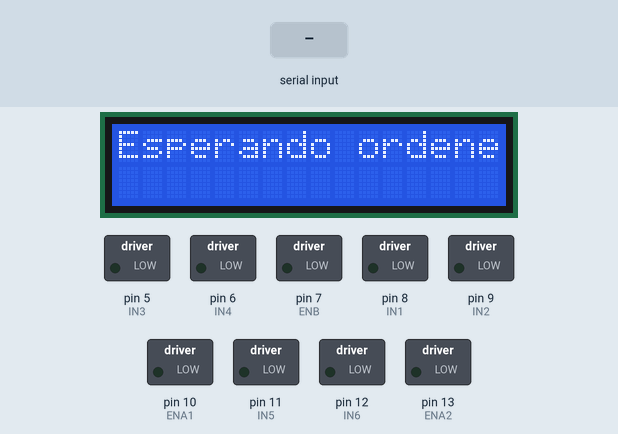
A sketch run on a simulated Arduino Uno, built with avr-gcc and run on an emulated ATmega328P. On the bench: 16×2 character LCD, switched loads named in the sketch (green lamp = pin HIGH). The inputs (shaded band) are chosen by the test bench.

Above: at 1.2 s.
1.3 s: "w" received over Serial
At 2.0 s:
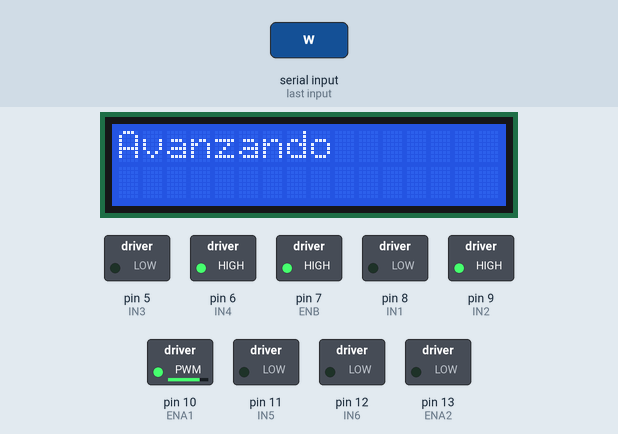
2.8 s: "s" received over Serial
At 3.2 s:
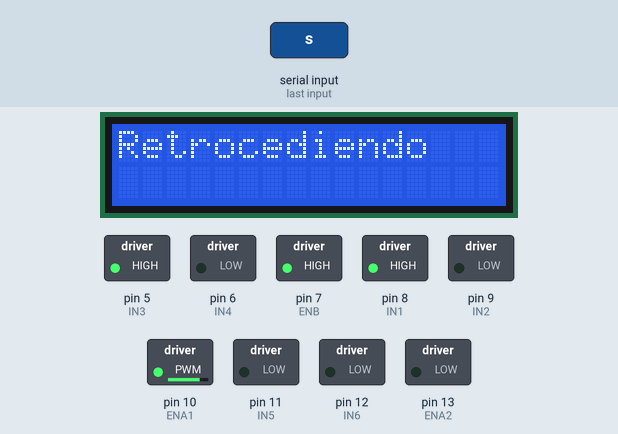
4.3 s: "a" received over Serial
At 5.5 s:
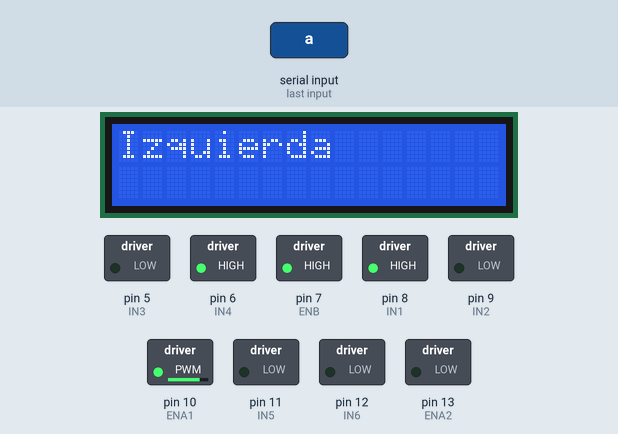
5.8 s: "d" received over Serial
At 6.5 s:
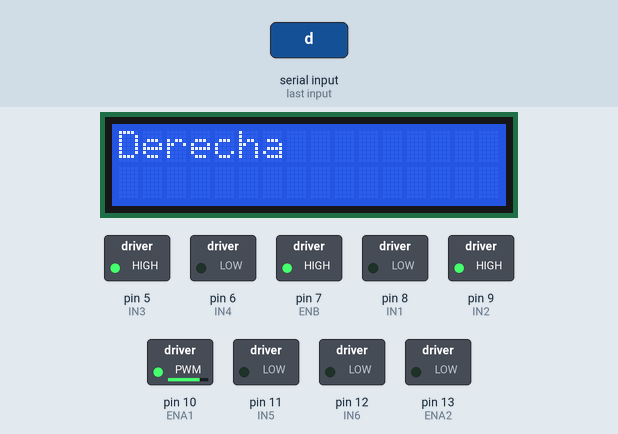
7.3 s: "i" received over Serial
At 7.7 s:
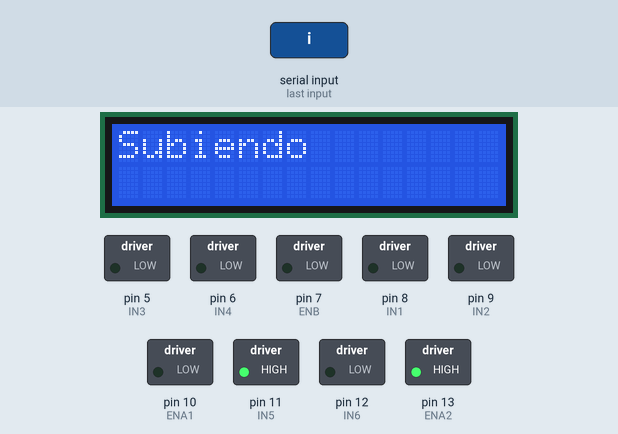
8.8 s: "k" received over Serial
At 10.0 s:
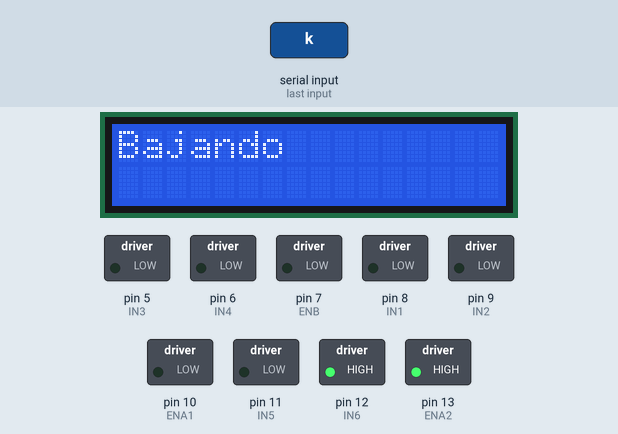
Timing chart, 0 to 11.3 s (numbered marks = the images above; inputs shaded):
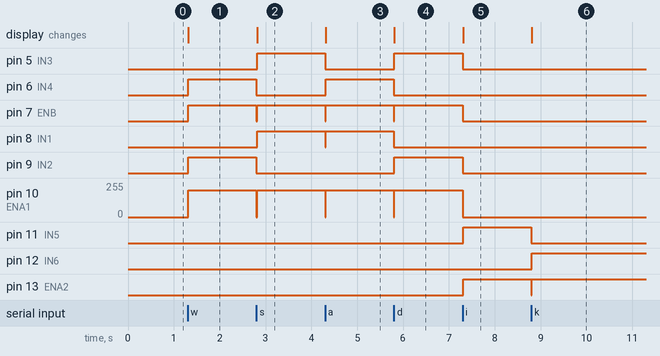

The sketch:

ps-controller.ino
```cpp
#include <Wire.h>
#include <LiquidCrystal_I2C.h>

// LCD
LiquidCrystal_I2C lcd(0x27,16,2);

// Motores Controladora 1
const int IN1 = 8;
const int IN2 = 9;
const int ENA1 = 10;

const int IN3 = 5;
const int IN4 = 6;
const int ENB = 7;

// Motores Controladora 2
const int IN5 = 11;
const int IN6 = 12;
const int ENA2 = 13;

void setup() {
  // LCD
  lcd.init();
  lcd.backlight();
  lcd.setCursor(0,0);
  lcd.print("Esperando ordenes");

  // Serial
  Serial.begin(9600);

  // Pines de motores
  pinMode(IN1, OUTPUT);
  pinMode(IN2, OUTPUT);
  pinMode(ENA1, OUTPUT);

  pinMode(IN3, OUTPUT);
  pinMode(IN4, OUTPUT);
  pinMode(ENB, OUTPUT);

  pinMode(IN5, OUTPUT);
  pinMode(IN6, OUTPUT);
  pinMode(ENA2, OUTPUT);
}

void loop() {
  if (Serial.available() > 0) {
    char comando = Serial.read();
    pararTodo();

    lcd.clear();
    switch (comando) {
      case 'w': // Avanzar
        lcd.setCursor(0,0);
        lcd.print("Avanzando");
        moverAdelante();
        break;

      case 's': // Retroceder
        lcd.setCursor(0,0);
        lcd.print("Retrocediendo");
        moverAtras();
        break;

      case 'a': // Izquierda
        lcd.setCursor(0,0);
        lcd.print("Izquierda");
        girarIzquierda();
        break;

      case 'd': // Derecha
        lcd.setCursor(0,0);
        lcd.print("Derecha");
        girarDerecha();
        break;

      case 'i': // Subir
        lcd.setCursor(0,0);
        lcd.print("Subiendo");
        subir();
        break;

      case 'k': // Bajar
        lcd.setCursor(0,0);
        lcd.print("Bajando");
        bajar();
        break;

      case 'x': // Parar todo
      default:
        lcd.setCursor(0,0);
        lcd.print("Parado");
        pararTodo();
        break;
    }
  }
}

// FUNCIONES

void moverAdelante() {
  digitalWrite(IN1, LOW);
  digitalWrite(IN2, HIGH);
  analogWrite(ENA1, 200);

  digitalWrite(IN3, LOW);
  digitalWrite(IN4, HIGH);
  analogWrite(ENB, 200);
}

void moverAtras() {
  digitalWrite(IN1, HIGH);
  digitalWrite(IN2, LOW);
  analogWrite(ENA1, 200);

  digitalWrite(IN3, HIGH);
  digitalWrite(IN4, LOW);
  analogWrite(ENB, 200);
}

void girarIzquierda() {
  digitalWrite(IN1, HIGH);
  digitalWrite(IN2, LOW);
  analogWrite(ENA1, 200);

  digitalWrite(IN3, LOW);
  digitalWrite(IN4, HIGH);
  analogWrite(ENB, 200);
}

void girarDerecha() {
  digitalWrite(IN1, LOW);
  digitalWrite(IN2, HIGH);
  analogWrite(ENA1, 200);

  digitalWrite(IN3, HIGH);
  digitalWrite(IN4, LOW);
  analogWrite(ENB, 200);
}

void subir() {
  digitalWrite(IN5, HIGH);
  digitalWrite(IN6, LOW);
  analogWrite(ENA2, 200);
}

void bajar() {
  digitalWrite(IN5, LOW);
  digitalWrite(IN6, HIGH);
  analogWrite(ENA2, 200);
}

void pararTodo() {
  // Apagar motores controladora 1
  digitalWrite(IN1, LOW);
  digitalWrite(IN2, LOW);
  analogWrite(ENA1, 0);

  digitalWrite(IN3, LOW);
  digitalWrite(IN4, LOW);
  analogWrite(ENB, 0);

  // Apagar motores controladora 2
  digitalWrite(IN5, LOW);
  digitalWrite(IN6, LOW);
  analogWrite(ENA2, 0);
}
```

Measured:
- after the input at 1.3 s, pin 6 (IN4), pin 7 (ENB), pin 9 (IN2): LOW → HIGH at once; pin 10 (ENA1): 0/255 → 200/255 at once; the display: changes at once (image 1)
- after the input at 2.8 s, pin 5 (IN3), pin 8 (IN1): LOW → HIGH at once; pin 6 (IN4), pin 9 (IN2): HIGH → LOW at once; pin 7 (ENB): HIGH → LOW at once, → HIGH 0.02 s later; pin 10 (ENA1): 200/255 → 0/255 at once, → 200/255 0.02 s later; the display: changes at once (image 2)
- after the input at 4.3 s, pin 5 (IN3): HIGH → LOW at once; pin 6 (IN4): LOW → HIGH at once; pin 7 (ENB), pin 8 (IN1): HIGH → LOW at once, → HIGH 0.01 s later; pin 10 (ENA1): 200/255 → 0/255 at once, → 200/255 0.01 s later; the display: changes at once (image 3)
- after the input at 5.8 s, pin 5 (IN3), pin 9 (IN2): LOW → HIGH at once; pin 6 (IN4), pin 8 (IN1): HIGH → LOW at once; pin 7 (ENB): HIGH → LOW at once, → HIGH 0.01 s later; pin 10 (ENA1): 200/255 → 0/255 at once, → 200/255 0.01 s later; the display: changes at once (image 4)
- after the input at 7.3 s, pin 5 (IN3), pin 7 (ENB), pin 9 (IN2): HIGH → LOW at once; pin 10 (ENA1): 200/255 → 0/255 at once; pin 11 (IN5), pin 13 (ENA2): LOW → HIGH at once; the display: changes at once (image 5)
- after the input at 8.8 s, pin 11 (IN5): HIGH → LOW at once; pin 12 (IN6): LOW → HIGH at once; pin 13 (ENA2): HIGH → LOW at once, → HIGH 0.01 s later; the display: changes at once (image 6)
